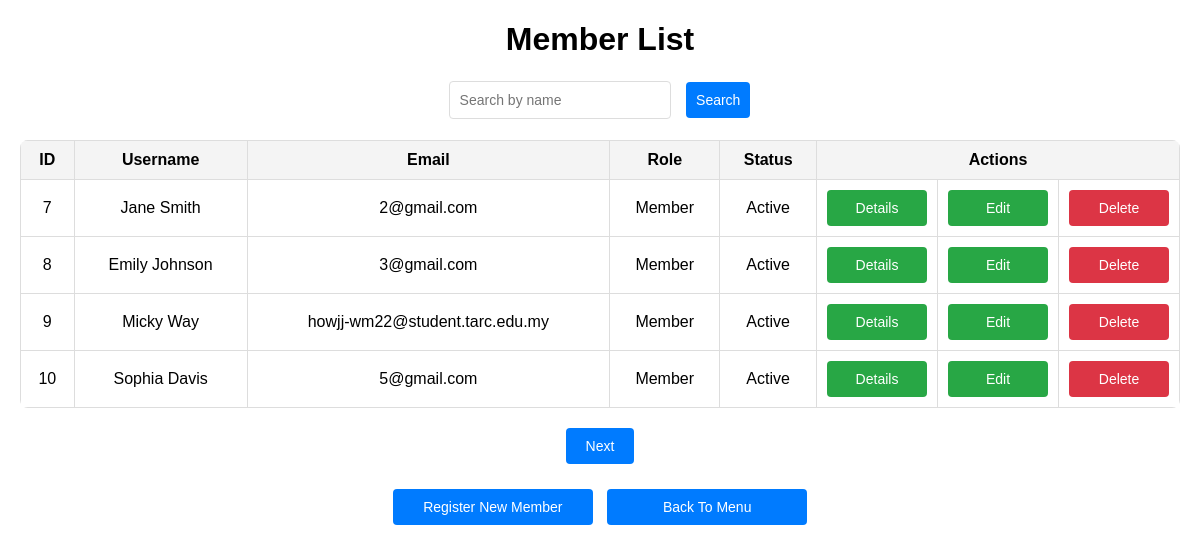
/admin/memberList.php (signed in), run on the app's committed database.
### tables this page shows
CREATE TABLE `user` (
  `user_id` int(11) NOT NULL AUTO_INCREMENT,
  `name` varchar(100) NOT NULL,
  `email` varchar(100) NOT NULL,
  `password` varchar(100) NOT NULL,
  `gender` varchar(10) NOT NULL,
  `birthday` date NOT NULL,
  `photo` varchar(100) NOT NULL,
  `role` varchar(100) NOT NULL,
  `status` varchar(20) NOT NULL,
  `failed_attempts` int(11) DEFAULT 0,
  `last_failed_attempt` datetime DEFAULT NULL,
  `banned_until` datetime DEFAULT NULL,
  `last_login_time` datetime DEFAULT NULL,
  `login_count` int(11) DEFAULT 0,
  `last_login_event_time` datetime DEFAULT NULL,
  `deactivated_at` datetime DEFAULT NULL,
  `remember_token` varchar(64) DEFAULT NULL,
  `remember_token_expiry` datetime DEFAULT NULL,
  PRIMARY KEY (`user_id`),
  UNIQUE KEY `email` (`email`)
);

### admin/memberList.php (the view, shortened to what this page needs)
<?php
include '../_base.php';
include '../_head.php';
$search_query = isset($_GET['search']) ? trim($_GET['search']) : '';
$page = isset($_GET['page']) ? (int)$_GET['page'] : 1;
$records_per_page = 4;
$offset = ($page - 1) * $records_per_page;
$sql = 'SELECT * FROM user WHERE role = ?';
$params = ['Member'];
$count_stm = $_db->prepare($sql);
$count_stm->execute($params);
$total_records = $count_stm->rowCount();
$total_pages = ceil($total_records / $records_per_page);
$sql .= ' LIMIT ' . $records_per_page . ' OFFSET ' . $offset;
$stm = $_db->prepare($sql);
$stm->execute($params);
$members = $stm->fetchAll(PDO::FETCH_OBJ);
?>
<!DOCTYPE html>
<html lang="en">
<head>
    <link rel="stylesheet" href="../css/memberList.css">
</head>
<body>
    <div class="container">
        <h1>Member List</h1>
        <form action="memberList.php" method="get">
            <input type="text" name="search" placeholder="Search by name" value="<?= htmlspecialchars($search_query) ?>">
            <button type="submit" class="form-button">Search</button>
        </form>
        <?php if ($members): ?>
            <table>
                <thead>
                    <tr>
                        <th>ID</th>
                        <th>Username</th>
                        <th>Email</th>
                        <th>Role</th>
                        <th>Status</th>
                        <th colspan="3">Actions</th>
                    </tr>
                </thead>
                <tbody>
                    <?php foreach ($members as $member): ?>
                        <tr>
                            <td><?= htmlspecialchars($member->user_id) ?></td>
                            <td><?= htmlspecialchars($member->name) ?></td>
                            <td><?= htmlspecialchars($member->email) ?></td>
                            <td><?= htmlspecialchars($member->role) ?></td>
                            <td><?= htmlspecialchars($member->status) ?></td>
                            <td class="actions">
                                <a href="memberDetails.php?user_id=<?= $member->user_id ?>&page=<?= $page ?>&search=<?= urlencode($search_query) ?>">
                                    <button>Details</button>
                                </a>
                            </td>
                            <td class="actions">
                                <a href="editMember.php?user_id=<?= $member->user_id ?>&page=<?= $page ?>&search=<?= urlencode($search_query) ?>">
                                    <button>Edit</button>
                                </a>
                            </td>
                            <td class="delete">
                                <form action="deleteMember.php?user_id=<?= $member->user_id ?>" method="post" style="display:inline;">
                                    <button type="submit" onclick="return confirm('Are you sure you want to delete this member?');">Delete</button>
                                </form>
                            </td>
                        </tr>
                    <?php endforeach; ?>
                </tbody>
            </table>
            <div class="pagination">
                <?php if ($page < $total_pages): ?>
                    <a href="?search=<?= urlencode($search_query) ?>&page=<?= $page + 1 ?>"><button>Next</button></a>
                <?php endif; ?>
            </div>
        <?php else: ?>
            <p class="no-results">No members found.</p>
        <?php endif; ?>
        <div class="action-buttons">
            <a href="registerMember.php"><button>Register New Member</button></a>
            <a href="admin.php"><button>Back To Menu</button></a>
        </div>
    </div>
</body>
</html>

### _head.php (shortened to what this page needs)
<!DOCTYPE html>
<html lang="en">
<head>
    <link rel="stylesheet" href="/css/image.css">
</head>
<body>
    <main>

### css/memberList.css (style rules this page uses)
body { font-family: Arial, sans-serif; margin: 20px; }
h1 { text-align: center; }
.container { max-width: 1200px; margin: auto; }
form { margin-bottom: 20px; text-align: center; }
input[type="text"] { width: 200px; padding: 10px; font-size: 14px; border: 1px solid #ddd; border-radius: 4px; margin-right: 10px; }
.form-button { padding: 10px; font-size: 14px; border: none; background-color: #007bff; color: white; border-radius: 4px; cursor: pointer; }
button { background-color: #007bff; color: white; border: none; padding: 10px; text-align: center; display: inline-block; font-size: 14px; margin: 2px 1px; cursor: pointer; border-radius: 4px; }
table { width: 100%; border-collapse: collapse; margin-bottom: 20px; border-radius: 8px; overflow: hidden; }
th, td { padding: 10px; text-align: center; border: 1px solid #ddd; }
th { background-color: #f4f4f4; }
.actions, .delete { width: 100px; }
.actions button, .delete button { width: 100%; margin: 0; }
.actions button { background-color: #28a745; }
.delete button { background-color: #dc3545; }
.pagination { text-align: center; margin: 20px 0; }
.pagination button { background-color: #007bff; color: white; border-radius: 4px; padding: 10px 20px; margin: 0 5px; }
.action-buttons { text-align: center; margin: 20px 0; }
.action-buttons a button { width: 200px; margin: 5px; }

### data on the page
user: user_id "7", name "Jane Smith", email "2@gmail.com", role "Member", status "Active"
user: user_id "8", name "Emily Johnson", email "3@gmail.com", role "Member", status "Active"
user: user_id "9", name "Micky Way", email "howjj-wm22@student.tarc.edu.my", role "Member", status "Active"
user: user_id "10", name "Sophia Davis", email "5@gmail.com", role "Member", status "Active"
